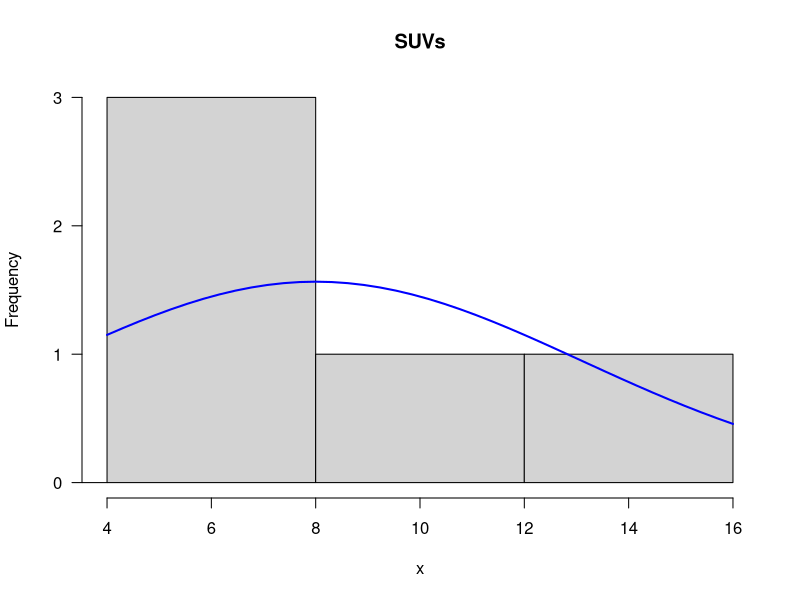

Generate this figure with R:
#------------------------------------------------------------
# Histogram
#------------------------------------------------------------
x 		<- 	c(4,4,6,10,16)
boundaries	<- 	c(0,4,8,12,16) 	
max_num	<-	max(x)
h		<-	hist(x,breaks=boundaries,xlim=c(4,max_num),
			right=F,main = "SUVs", las=1)
xfit		<-	seq(min(x),max(x),length=40)
yfit		<-	dnorm(xfit,mean=mean(x),sd=sd(x))
yfit		<-	yfit * diff(h$mids[1:2])*length(x)
lines(xfit,yfit,col="blue",lwd=2) 